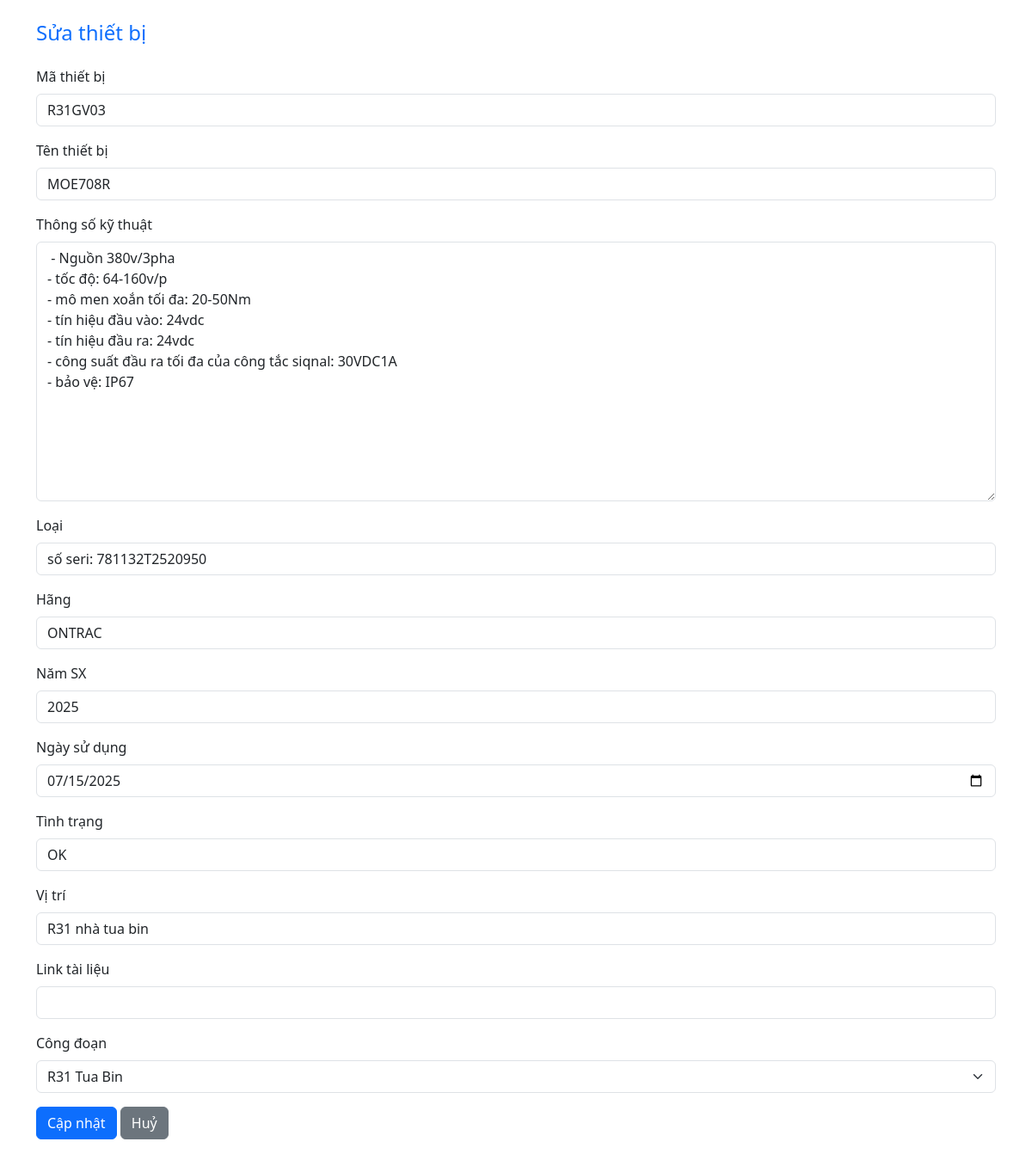
Screenshot of /edit/16 (signed in) with the database file from the repository.
### tables this page shows
CREATE TABLE devices (
    id INTEGER PRIMARY KEY AUTOINCREMENT,
    code TEXT,
    name TEXT,
    specs TEXT,
    category TEXT,
    manufacturer TEXT,
    year TEXT,
    date_in_use TEXT,
    status TEXT,
    location TEXT,
    link TEXT,
    stage TEXT
);

### app.py (the view)
@app.route('/edit/<int:id>', methods=['GET'])
def show_edit_device(id):
    if 'user' not in session or session['user']['role'] != 'admin':
        return redirect(url_for('login'))
    conn = get_db()
    device = conn.execute('SELECT * FROM devices WHERE id=?', (id,)).fetchone()
    conn.close()
    return render_template('edit_device.html', device=device, stages=get_stages())

### app.py (called while the page is built)
def get_db():
    conn = sqlite3.connect(DB_FILE)
    conn.row_factory = sqlite3.Row
    return conn

def get_stages():
    return [
        'R11 Nồi hơi SP', 'R21 Nồi hơi AQC', 'R31 Tua Bin',
        'R51 Xử lý nước', 'S41 S71 Bơm cấp nước', 'S61 Tháp giải nhiệt', 'PLC', 'Thiết bị chung'
    ]

### templates/edit_device.html (shortened to what this page needs)
<!DOCTYPE html>
<html lang="vi">
<head>
  <link href="https://cdn.jsdelivr.net/npm/bootstrap@5.3.0/dist/css/bootstrap.min.css" rel="stylesheet">
</head>
<body class="p-4">
  <div class="container">
    <h4 class="mb-4 text-primary">Sửa thiết bị</h4>
    <form method="post" action="{{ url_for('update_device') }}">
      {% for field, label in [
        ('code','Mã thiết bị'), ('name','Tên thiết bị'), ('specs','Thông số kỹ thuật'),
        ('category','Loại'), ('manufacturer','Hãng'), ('year','Năm SX'),
        ('date_in_use','Ngày sử dụng'), ('status','Tình trạng'), ('location','Vị trí'),
        ('link','Link tài liệu')
      ] %}
      <div class="mb-3">
        <label class="form-label">{{label}}</label>
        {% if field == 'specs' %}
          <textarea class="form-control" name="{{field}}" rows="12">{{ device[field] }}</textarea>
        {% elif field == 'date_in_use' %}
          <input type="date" class="form-control" name="{{field}}" value="{{ device[field] }}">
        {% else %}
          <input type="text" class="form-control" name="{{field}}" value="{{ device[field] }}">
        {% endif %}
      </div>
      {% endfor %}
      <div class="mb-3">
        <label class="form-label">Công đoạn</label>
        <select class="form-select" name="stage">
          {% for s in stages %}
            <option value="{{ s }}" {% if s == device['stage'] %}selected{% endif %}>{{ s }}</option>
          {% endfor %}
        </select>
      </div>
      <button type="submit" class="btn btn-primary">Cập nhật</button>
      <a href="{{ url_for('index') }}" class="btn btn-secondary">Huỷ</a>
    </form>
  </div>
</body>
</html>

### rows the page displays
devices: code "R31GV03" "MOE708R" "số seri: 781132T2520950" "ONTRAC" "2025" "OK" "R31 nhà tua bin", specs "- Nguồn 380v/3pha - tốc độ: 64-160v/p - mô men xoắn tối đa: 20-50Nm - tín hiệu đầu vào: 24vdc - tín hiệu đầu ra: 24vdc - công suất đầu ra tối đa của công tắc siqnal: 30VDC1A - bảo vệ: IP67", date_in_use "07/15/2025", stage "R31 Tua Bin"

### other values shown
{{ label }} "Mã thiết bị" "Tên thiết bị" "Thông số kỹ thuật" "Loại" "Hãng" "Năm SX" "Ngày sử dụng" "Tình trạng" "Vị trí" "Link tài liệu"
